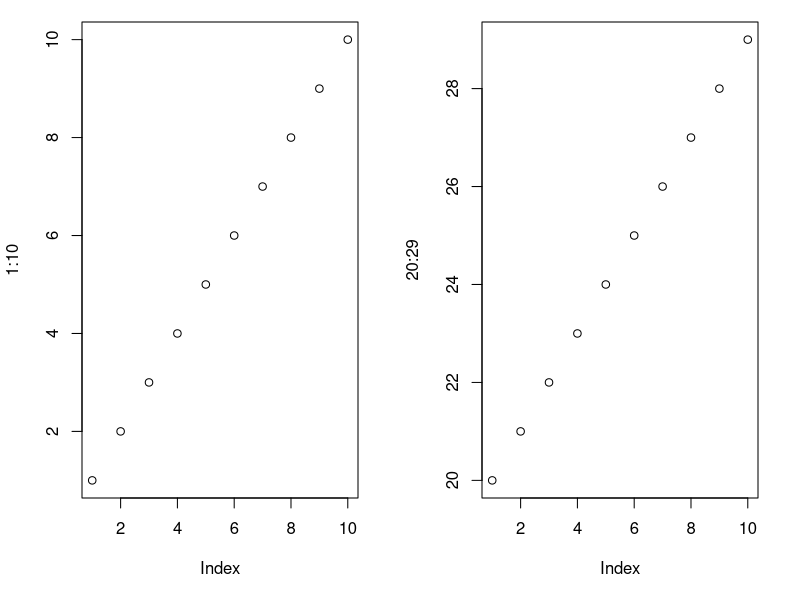
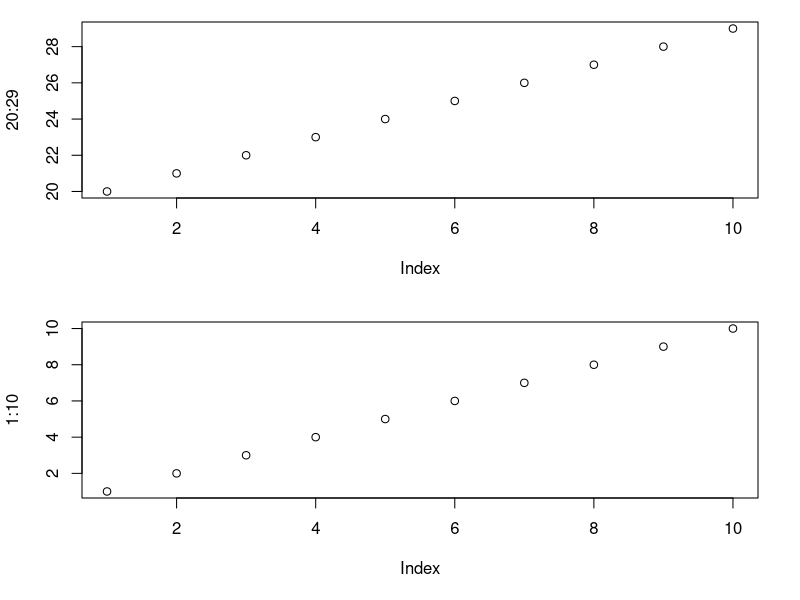

Source code (R) for these figures, in order: (Note: this script raises an error after producing the figures.)
# QUIZ 02
a = "Greet."
if (a == "Greet") print("Hello!")

# QUIZ 03
x = c(1,5,NA,20,NA,13)
mean(x)
mean(x, na.rm=NULL)
mean(x, rm.na=TRUE)
mean(x[!is.na(x)])
mean(x, na.rm=FALSE)
mean(x[is.na(x)])
mean(x, na.rm=TRUE)

# QUIZ 5
par(mfcol=c(1,2), mar=c(5, 4, 1, 2) + 0.1 )
plot(1:10)
plot(20:29)

layout(matrix(c(2,1), 2, 1))
plot(1:10)
plot(20:29)

# QUIZ 7
df = read.table("input.csv", sep=";", header=TRUE, stringsAsFactors=FALSE)
df$date = as.Date(df$date, format="%d.%m.%y")

df = read.csv("input.csv", header=TRUE, stringsAsFactors=FALSE)
df$date = as.Date(df$date)

df = read.table("input.csv", sep=";", header=TRUE, stringsAsFactors=FALSE)
df$date = as.POSIXct(df$date)

df = read.table("input.csv", sep=";", header=TRUE, stringsAsFactors=FALSE)
df$date = as.Date(df$date)

df = read.table("input.csv", sep=";", header=TRUE, stringsAsFactors=FALSE)
df$date = as.Date(df$date, format="%d.%m.%Y")

df = read.csv("input.csv", sep=";", header=TRUE, stringsAsFactors=TRUE)
df$date = as.Date(df$date, format="%d.%m.%Y")

# QUIZ 8
qd = function(p, egl) {
  out = rep(0., length(p) + length(egl) - 1)        
  for (i in 1:length(p)) {
    out_i = p[i] * egl 
    ix = i:(i+length(egl)-1)
    out[ix] = out[ix] + out_i
  }          
  return(out)
}
# Aufruf der Funktion mit beliebigen Argumenten 
qd(c(1., 5., 10.), c(0.1, 0.4, 0.3, 0.2))

# QUIZ 09
obs = runif(10,0,1)
sim = runif(10,0,1)
x = sum((obs - sim)^2)
x = sqrt( sum((obs - sim)^2) )
x = 1 - sum((obs - sim)^2) / s
(x = cor(obs, sim))
(x = mean(abs(obs - sim)))
